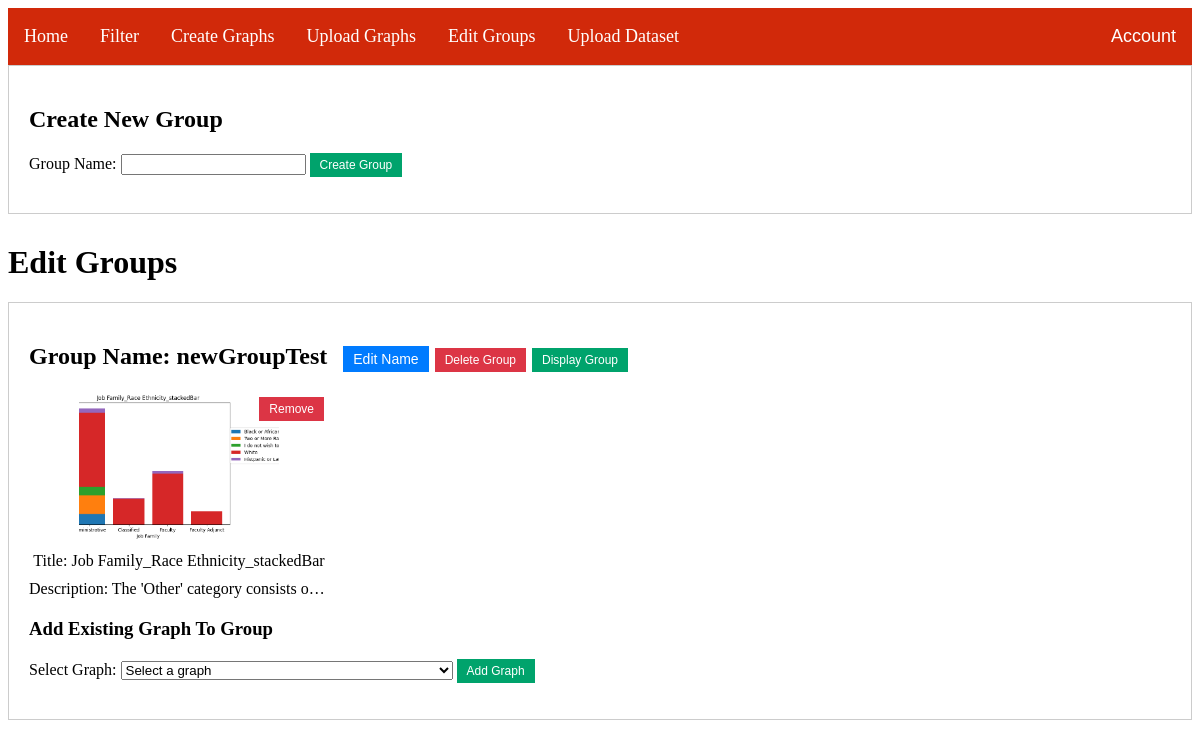
Page /editGroups (signed in) on the earlier database version.
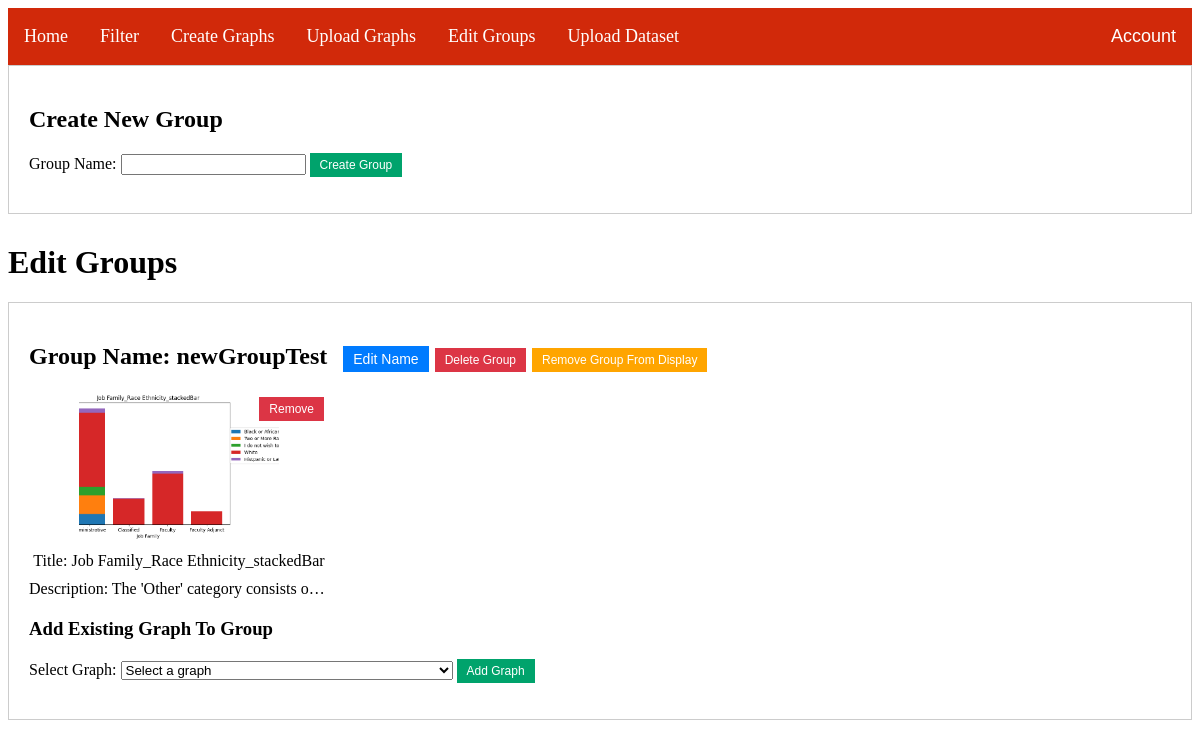
Same page on the later database version.
### main.py (models this page shows)
class GraphGroup(db.Model):
    __tablename__ = 'graphgroup'
    id = db.Column(db.Integer, primary_key=True)
    group_name = db.Column(db.String(100))
    currently_displayed = db.Column(db.Boolean, default=False, nullable=False)
    graphs = db.relationship('Graphs', backref='GraphGroup', lazy='dynamic')

### main.py (the view)
@app.route("/editGroups", methods=['GET', 'POST'])
@login_required
def editGroups():
    graphs_by_group = GraphGroup.query.all()
    available_graphs = Graphs.query.filter(~Graphs.id.in_(
        db.session.query(Graphs.id)
        .join(Graphs.GraphGroup)
        .filter(GraphGroup.id == GraphGroup.id)
    )).all()
    return render_template('editGroups.html', graphGroups=graphs_by_group, available_graphs=available_graphs)

### main.py (called while the page is built)
@login_manager.user_loader
def load_user(uid):
    return User.query.get(uid)

### templates/editGroups.html (shortened to what this page needs)
{% extends 'base.html' %}
{% block content %}
<head>
</head>
<body>
    <div class="group-container">
        <h2>Create New Group</h2>
        <form action="{{ url_for('createGroup') }}" method="post">
            <label for="new_group_name">Group Name:</label>
            <input type="text" id="new_group_name" name="new_group_name" required>
            <button type="submit" class="create-group-button">Create Group</button>
        </form>
    </div>
    <h1>Edit Groups</h1>
    {% for group in graphGroups %}
    <div class="group-container" data-group-id="{{ group.id }}">
        <h2>Group Name: {{ group.group_name }}
            <button class="edit-button">Edit Name</button>
            <button class="delete-button">Delete Group</button>
            {% if group.currently_displayed %} <button class="remove-display-group-button">Remove Group From Display</button>
            {% else %} <button class="display-group-button">Display Group</button> {% endif %}
        </h2>
        {% for graph in group.graphs %}
        <div class="graph-container" data-graph-id="{{ graph.id }}">
            <img src="{{ graph.path }}" class="thumbnail-img">
            <div class="title-container">Title: {{ graph.title }}</div>
            <div class="description-container">Description: {{ graph.description }}</div>
            <button class="remove-button">Remove</button>
        </div>
        {% endfor %}
        <div class="add-graph-section">
            <h3>Add Existing Graph To Group</h3>
            <form action="{{ url_for('add_graph_to_group', group_id=group.id) }}" method="post">
                <label for="available_graphs">Select Graph:</label>
                <select id="available_graphs" name="available_graphs" required>
                    <option value="">Select a graph</option>
                </select>
                <button type="submit" class="add-graph-button">Add Graph</button>
            </form>
        </div>
    </div>
    {% endfor %}
</body>
{% endblock %}

Differences in the rows shown:
changed GraphGroup "newGroupTest": currently_displayed "Display Group" → "Remove Group From Display"
